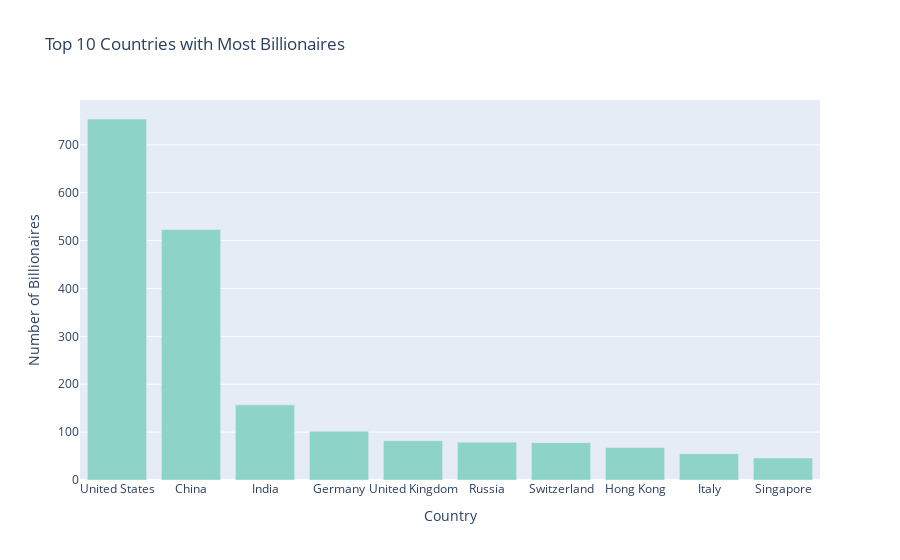

The notebook cell this image was saved under:
### Markdown cell above
# Bar chart: Top 10 Countries with Most Billionaires

### Code cell
top_countries = df['country'].value_counts().head(10)
fig2 = px.bar(top_countries, x=top_countries.index, y=top_countries.values,
              title="Top 10 Countries with Most Billionaires",
              color_discrete_sequence=px.colors.qualitative.Set3)
fig2.update_xaxes(title="Country")
fig2.update_yaxes(title="Number of Billionaires")
fig2.show()

### Figure 1 — Plotly figure (JSON) as saved in the notebook; plotly's stock layout.template omitted (floating-point values rounded to 4 significant figures)
{"data": [{"alignmentgroup": "True", "hovertemplate": "country=%{x}<br>y=%{y}<extra></extra>", "legendgroup": "", "marker": {"color": "rgb(141,211,199)", "pattern": {"shape": ""}}, "name": "", "offsetgroup": "", "orientation": "v", "showlegend": false, "textposition": "auto", "type": "bar", "x": ["United States", "China", "India", "Germany", "United Kingdom", "Russia", "Switzerland", "Hong Kong", "Italy", "Singapore"], "xaxis": "x", "y": [754, 523, 157, 102, 82, 79, 78, 68, 55, 46], "yaxis": "y"}], "layout": {"barmode": "relative", "legend": {"tracegroupgap": 0}, "title": {"text": "Top 10 Countries with Most Billionaires"}, "xaxis": {"anchor": "y", "domain": [0, 1], "title": {"text": "Country"}}, "yaxis": {"anchor": "x", "domain": [0, 1], "title": {"text": "Number of Billionaires"}}}}
